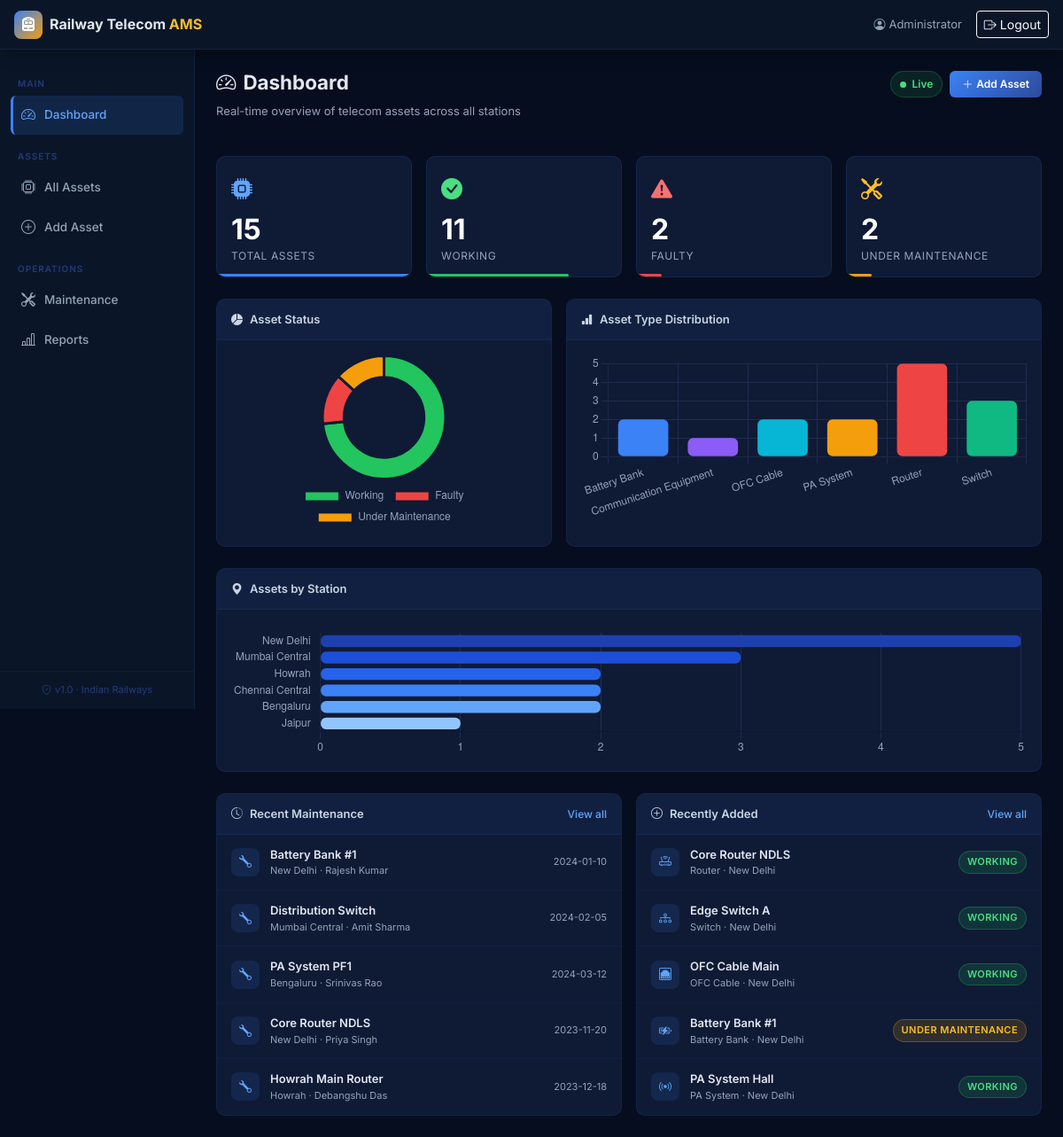
/dashboard (signed in), run on the app's committed database.
### tables this page shows
CREATE TABLE maintenance (
            id               INTEGER PRIMARY KEY AUTOINCREMENT,
            asset_id         TEXT    NOT NULL,
            maintenance_date TEXT    NOT NULL,
            engineer_name    TEXT    NOT NULL,
            description      TEXT    NOT NULL,
            remarks          TEXT,
            created_at       TIMESTAMP DEFAULT CURRENT_TIMESTAMP,
            FOREIGN KEY (asset_id) REFERENCES assets(asset_id) ON DELETE CASCADE
        );

CREATE TABLE assets (
            id              INTEGER PRIMARY KEY AUTOINCREMENT,
            asset_id        TEXT    UNIQUE NOT NULL,
            asset_name      TEXT    NOT NULL,
            asset_type      TEXT    NOT NULL,
            station_name    TEXT    NOT NULL,
            installation_date TEXT,
            status          TEXT    NOT NULL DEFAULT 'Working',
            qr_path         TEXT,
            created_at      TIMESTAMP DEFAULT CURRENT_TIMESTAMP
        );

### app.py (the view)
@app.route('/dashboard')
@login_required
def dashboard():
    with get_db() as conn:
        total   = conn.execute("SELECT COUNT(*) FROM assets").fetchone()[0]
        working = conn.execute("SELECT COUNT(*) FROM assets WHERE status='Working'").fetchone()[0]
        faulty  = conn.execute("SELECT COUNT(*) FROM assets WHERE status='Faulty'").fetchone()[0]
        maint   = conn.execute("SELECT COUNT(*) FROM assets WHERE status='Under Maintenance'").fetchone()[0]
        type_rows = conn.execute(
            "SELECT asset_type, COUNT(*) as cnt FROM assets GROUP BY asset_type"
        ).fetchall()
        station_rows = conn.execute(
            "SELECT station_name, COUNT(*) as cnt FROM assets GROUP BY station_name ORDER BY cnt DESC LIMIT 8"
        ).fetchall()
        recent = conn.execute(
            "SELECT a.asset_name, a.asset_type, a.station_name, m.maintenance_date, m.engineer_name "
            "FROM maintenance m JOIN assets a ON m.asset_id=a.asset_id "
            "ORDER BY m.created_at DESC LIMIT 5"
        ).fetchall()
        new_assets = conn.execute(
            "SELECT asset_id, asset_name, asset_type, station_name, status, created_at "
            "FROM assets ORDER BY created_at DESC LIMIT 5"
        ).fetchall()
    stats = {'total': total, 'working': working, 'faulty': faulty, 'maintenance': maint}
    type_labels  = [r['asset_type'] for r in type_rows]
    type_counts  = [r['cnt']        for r in type_rows]
    stn_labels   = [r['station_name'] for r in station_rows]
    stn_counts   = [r['cnt']          for r in station_rows]
    return render_template('dashboard.html', stats=stats,
                           type_labels=type_labels, type_counts=type_counts,
                           stn_labels=stn_labels, stn_counts=stn_counts,
                           recent=recent, new_assets=new_assets)

### app.py (called while the page is built)
def get_db():
    conn = sqlite3.connect(DB_PATH)
    conn.row_factory = sqlite3.Row
    conn.execute("PRAGMA foreign_keys = ON")
    return conn

def login_required(f):
    @wraps(f)
    def decorated(*args, **kwargs):
        if 'logged_in' not in session:
            return redirect(url_for('login'))
        return f(*args, **kwargs)
    return decorated

### templates/dashboard.html (shortened to what this page needs)
{% extends 'base.html' %}
{% block content %}
<div class="page-header">
  <div>
    <h2 class="page-title"><i class="bi bi-speedometer2 me-2"></i>Dashboard</h2>
    <p class="page-subtitle">Real-time overview of telecom assets across all stations</p>
  </div>
  <div class="d-flex gap-2">
    <span class="badge-live"><span class="dot-live"></span>Live</span>
    <a href="{{ url_for('add_asset') }}" class="btn btn-primary-rail btn-sm">
      <i class="bi bi-plus-lg me-1"></i>Add Asset
    </a>
  </div>
</div>
<div class="row g-3 mb-4">
  <div class="col-6 col-lg-3">
    <div class="stat-card stat-total">
      <div class="stat-icon"><i class="bi bi-cpu-fill"></i></div>
      <div class="stat-body">
        <div class="stat-number" id="s-total">{{ stats.total }}</div>
        <div class="stat-label">Total Assets</div>
      </div>
      <div class="stat-bar" style="width:100%"></div>
    </div>
  </div>
  <div class="col-6 col-lg-3">
    <div class="stat-card stat-working">
      <div class="stat-icon"><i class="bi bi-check-circle-fill"></i></div>
      <div class="stat-body">
        <div class="stat-number" id="s-working">{{ stats.working }}</div>
        <div class="stat-label">Working</div>
      </div>
      {% if stats.total > 0 %}
      <div class="stat-bar" style="width:{{ (stats.working/stats.total*100)|int }}%"></div>
      {% endif %}
    </div>
  </div>
  <div class="col-6 col-lg-3">
    <div class="stat-card stat-faulty">
      <div class="stat-icon"><i class="bi bi-exclamation-triangle-fill"></i></div>
      <div class="stat-body">
        <div class="stat-number" id="s-faulty">{{ stats.faulty }}</div>
        <div class="stat-label">Faulty</div>
      </div>
      {% if stats.total > 0 %}
      <div class="stat-bar" style="width:{{ (stats.faulty/stats.total*100)|int }}%"></div>
      {% endif %}
    </div>
  </div>
  <div class="col-6 col-lg-3">
    <div class="stat-card stat-maint">
      <div class="stat-icon"><i class="bi bi-tools"></i></div>
      <div class="stat-body">
        <div class="stat-number" id="s-maint">{{ stats.maintenance }}</div>
        <div class="stat-label">Under Maintenance</div>
      </div>
      {% if stats.total > 0 %}
      <div class="stat-bar" style="width:{{ (stats.maintenance/stats.total*100)|int }}%"></div>
      {% endif %}
    </div>
  </div>
</div>
<div class="row g-3 mb-4">
  <div class="col-lg-5">
    <div class="card-rail h-100">
      <div class="card-rail-header">
        <i class="bi bi-pie-chart-fill me-2"></i>Asset Status
      </div>
      <div class="card-rail-body d-flex align-items-center justify-content-center" style="min-height:220px">
        <canvas id="statusChart" style="max-height:200px"></canvas>
      </div>
    </div>
  </div>
  <div class="col-lg-7">
    <div class="card-rail h-100">
      <div class="card-rail-header">
        <i class="bi bi-bar-chart-fill me-2"></i>Asset Type Distribution
      </div>
      <div class="card-rail-body" style="min-height:220px">
        <canvas id="typeChart" style="max-height:200px"></canvas>
      </div>
    </div>
  </div>
</div>
<div class="row g-3 mb-4">
  <div class="col-12">
    <div class="card-rail">
      <div class="card-rail-header">
        <i class="bi bi-geo-alt-fill me-2"></i>Assets by Station
      </div>
      <div class="card-rail-body">
        <canvas id="stnChart" style="max-height:220px"></canvas>
      </div>
    </div>
  </div>
</div>
<div class="row g-3">
  <div class="col-lg-6">
    <div class="card-rail h-100">
      <div class="card-rail-header d-flex justify-content-between align-items-center">
        <span><i class="bi bi-clock-history me-2"></i>Recent Maintenance</span>
        <a href="{{ url_for('maintenance') }}" class="btn-link-rail">View all</a>
      </div>
      <div class="card-rail-body p-0">
        {% if recent %}
          <div class="activity-list">
            {% for r in recent %}
            <div class="activity-item">
              <div class="activity-icon"><i class="bi bi-wrench"></i></div>
              <div class="activity-detail">
                <div class="activity-name">{{ r.asset_name }}</div>
                <div class="activity-meta">{{ r.station_name }} · {{ r.engineer_name }}</div>
              </div>
              <div class="activity-date">{{ r.maintenance_date }}</div>
            </div>
            {% endfor %}
          </div>
        {% else %}
          <div class="empty-state py-4"><i class="bi bi-inbox"></i><p>No maintenance records yet</p></div>
        {% endif %}
      </div>
    </div>
  </div>
  <div class="col-lg-6">
    <div class="card-rail h-100">
      <div class="card-rail-header d-flex justify-content-between align-items-center">
        <span><i class="bi bi-plus-circle me-2"></i>Recently Added</span>
        <a href="{{ url_for('assets') }}" class="btn-link-rail">View all</a>
      </div>
      <div class="card-rail-body p-0">
        {% if new_assets %}
          <div class="activity-list">
            {% for a in new_assets %}
            <div class="activity-item">
              <div class="activity-icon type-icon-{{ a.asset_type|lower|replace(' ','_') }}">
                <i class="bi bi-{{ 'router' if a.asset_type=='Router' else 'diagram-3' if a.asset_type=='Switch' else 'broadcast' if a.asset_type=='PA System' else 'battery-charging' if a.asset_type=='Battery Bank' else 'ethernet' if a.asset_type=='OFC Cable' else 'reception-4' }}"></i>
              </div>
              <div class="activity-detail">
                <div class="activity-name">{{ a.asset_name }}</div>
                <div class="activity-meta">{{ a.asset_type }} · {{ a.station_name }}</div>
              </div>
              <span class="status-badge status-{{ a.status|lower|replace(' ','_') }}">{{ a.status }}</span>
            </div>
            {% endfor %}
          </div>
        {% else %}
          <div class="empty-state py-4"><i class="bi bi-inbox"></i><p>No assets added yet</p></div>
        {% endif %}
      </div>
    </div>
  </div>
</div>
{% endblock %}
{% block scripts %}
<script>
const COLORS = {
  working: '#22c55e',
  faulty: '#ef4444',
  maint: '#f59e0b',
  types: ['#3b82f6','#8b5cf6','#06b6d4','#f59e0b','#ef4444','#10b981'],
  stations: ['#1e40af','#1d4ed8','#2563eb','#3b82f6','#60a5fa','#93c5fd','#bfdbfe','#dbeafe']
};
// Status donut
new Chart(document.getElementById('statusChart'), {
  type: 'doughnut',
  data: {
    labels: ['Working','Faulty','Under Maintenance'],
    datasets: [{ data: [{{ stats.working }},{{ stats.faulty }},{{ stats.maintenance }}],
      backgroundColor: [COLORS.working, COLORS.faulty, COLORS.maint],
      borderWidth: 3, borderColor: '#0f1a35', hoverOffset: 6 }]
  },
  options: { plugins: { legend: { position:'bottom', labels:{ color:'#94a3b8', font:{size:12}, padding:12 }}},
    cutout:'65%', maintainAspectRatio: true }
});
// Type bar
new Chart(document.getElementById('typeChart'), {
  type: 'bar',
  data: {
    labels: {{ type_labels|tojson }},
    datasets: [{ label:'Assets', data: {{ type_counts|tojson }},
      backgroundColor: COLORS.types, borderRadius: 6, borderSkipped: false }]
  },
  options: { plugins:{ legend:{display:false} }, scales:{
    x:{ ticks:{color:'#94a3b8'}, grid:{color:'#1e2d4d'} },
    y:{ ticks:{color:'#94a3b8', stepSize:1}, grid:{color:'#1e2d4d'} }
  }, maintainAspectRatio: false }
});
// Station bar
new Chart(document.getElementById('stnChart'), {
  type: 'bar',
  data: {
    labels: {{ stn_labels|tojson }},
    datasets: [{ label:'Assets', data: {{ stn_counts|tojson }},
      backgroundColor: COLORS.stations, borderRadius: 6, borderSkipped: false }]
  },
  options: { indexAxis:'y', plugins:{ legend:{display:false} }, scales:{
    x:{ ticks:{color:'#94a3b8', stepSize:1}, grid:{color:'#1e2d4d'} },
    y:{ ticks:{color:'#94a3b8'}, grid:{display:false} }
  }, maintainAspectRatio: false }
});
</script>
{% endblock %}

### templates/base.html (shortened to what this page needs)
<!DOCTYPE html>
<html lang="en">
<head>
  <link href="https://cdn.jsdelivr.net/npm/bootstrap@5.3.2/dist/css/bootstrap.min.css" rel="stylesheet">
  <link href="https://cdn.jsdelivr.net/npm/bootstrap-icons@1.11.3/font/bootstrap-icons.min.css" rel="stylesheet">
  <link href="{{ url_for('static', filename='css/style.css') }}" rel="stylesheet">
</head>
<body>
<nav class="navbar navbar-expand-lg navbar-dark top-navbar px-3">
  <a class="navbar-brand d-flex align-items-center gap-2" href="{{ url_for('dashboard') }}">
    <span class="brand-icon"><i class="bi bi-train-front-fill"></i></span>
    <span class="brand-text">Railway Telecom <span class="brand-accent">AMS</span></span>
  </a>
  <div class="collapse navbar-collapse justify-content-end" id="topNav">
    <ul class="navbar-nav align-items-center gap-2">
      <li class="nav-item">
        <span class="nav-user"><i class="bi bi-person-circle me-1"></i>Administrator</span>
      </li>
      <li class="nav-item">
        <a class="btn btn-sm btn-outline-light" href="{{ url_for('logout') }}">
          <i class="bi bi-box-arrow-right me-1"></i>Logout
        </a>
      </li>
    </ul>
  </div>
</nav>
<div class="app-wrapper">
  <aside class="sidebar" id="sidebar">
    <nav class="sidebar-nav">
      <div class="sidebar-section-label">Main</div>
      <a href="{{ url_for('dashboard') }}" class="sidebar-link {% if request.endpoint=='dashboard' %}active{% endif %}">
        <i class="bi bi-speedometer2"></i><span>Dashboard</span>
      </a>
      <div class="sidebar-section-label">Assets</div>
      <a href="{{ url_for('assets') }}" class="sidebar-link {% if request.endpoint in ['assets','view_asset'] %}active{% endif %}">
        <i class="bi bi-cpu"></i><span>All Assets</span>
      </a>
      <a href="{{ url_for('add_asset') }}" class="sidebar-link {% if request.endpoint=='add_asset' %}active{% endif %}">
        <i class="bi bi-plus-circle"></i><span>Add Asset</span>
      </a>
      <div class="sidebar-section-label">Operations</div>
      <a href="{{ url_for('maintenance') }}" class="sidebar-link {% if request.endpoint=='maintenance' %}active{% endif %}">
        <i class="bi bi-tools"></i><span>Maintenance</span>
      </a>
      <a href="{{ url_for('reports') }}" class="sidebar-link {% if request.endpoint=='reports' %}active{% endif %}">
        <i class="bi bi-bar-chart-line"></i><span>Reports</span>
      </a>
    </nav>
    <div class="sidebar-footer">
      <div class="sidebar-version">
        <i class="bi bi-shield-check me-1"></i>v1.0 · Indian Railways
      </div>
    </div>
  </aside>
  <main class="main-content">
    {% block content %}{% endblock %}
  </main>
</div>
{% block scripts %}{% endblock %}
</body>
</html>

### data on the page
maintenance: asset_name "Battery Bank #1", station_name "New Delhi", engineer_name "Rajesh Kumar", maintenance_date "2024-01-10"
maintenance: asset_name "Distribution Switch", station_name "Mumbai Central", engineer_name "Amit Sharma", maintenance_date "2024-02-05"
maintenance: asset_name "PA System PF1", station_name "Bengaluru", engineer_name "Srinivas Rao", maintenance_date "2024-03-12"
maintenance: asset_name "Core Router NDLS", station_name "New Delhi", engineer_name "Priya Singh", maintenance_date "2023-11-20"
maintenance: asset_name "Howrah Main Router", station_name "Howrah", engineer_name "Debangshu Das", maintenance_date "2023-12-18"
assets: asset_name "Core Router NDLS", asset_type "Router", station_name "New Delhi", status "WORKING"
assets: asset_name "Edge Switch A", asset_type "Switch", station_name "New Delhi", status "WORKING"
assets: asset_name "OFC Cable Main", asset_type "OFC Cable", station_name "New Delhi", status "WORKING"
assets: asset_name "Battery Bank #1", asset_type "Battery Bank", station_name "New Delhi", status "UNDER MAINTENANCE"
assets: asset_name "PA System Hall", asset_type "PA System", station_name "New Delhi", status "WORKING"

### other printed values
{{ stats.total }} "15"
{{ stats.working }} "11"
{{ stats.faulty }} "2"
{{ stats.maintenance }} "2"
chart data {{ stats.working }} 11
chart data {{ stats.faulty }} 2
chart data {{ stats.maintenance }} 2
chart data {{ type_labels|tojson }} ["Battery Bank", "Communication Equipment", "OFC Cable", "PA System", "Router", "Switch"]
